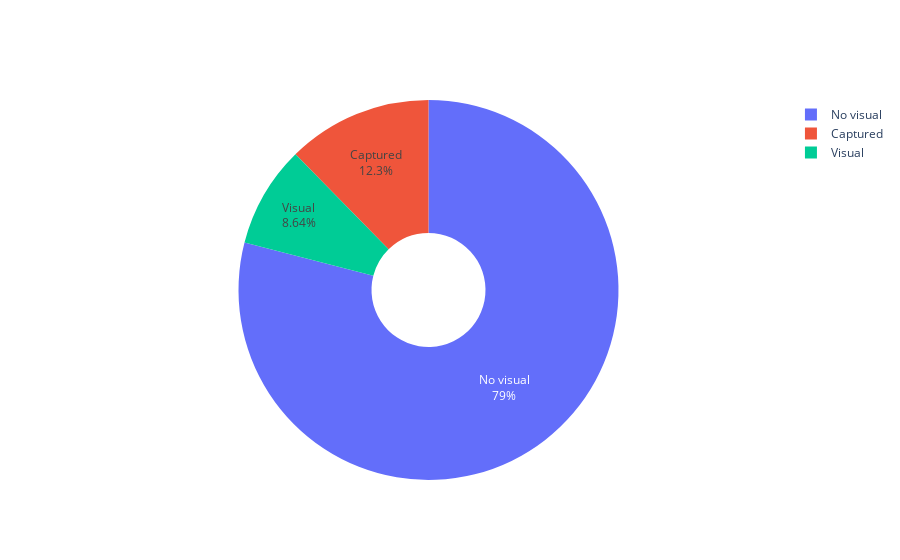

The cell this chart's notebook holds for it:
### Code cell
#Intialize anaylsis  with the sub site = "SE Pond" then adapt to the others 
#Detection  - Pie

labels = df[df.Subsite=="SE Pond"].Detection.value_counts().index.to_list()
values = df[df.Subsite=="SE Pond"].Detection.value_counts().to_list()

fig = go.Figure(data=[go.Pie(labels=labels, values=values , textinfo='label+percent', hole=.3)])
fig.show()

### Figure 1 — Plotly figure (JSON) as saved in the notebook; plotly's stock layout.template omitted (floating-point values rounded to 4 significant figures)
{"data": [{"hole": 0.3, "labels": ["No visual", "Captured", "Visual"], "textinfo": "label+percent", "type": "pie", "values": [64, 10, 7]}], "layout": {}}
